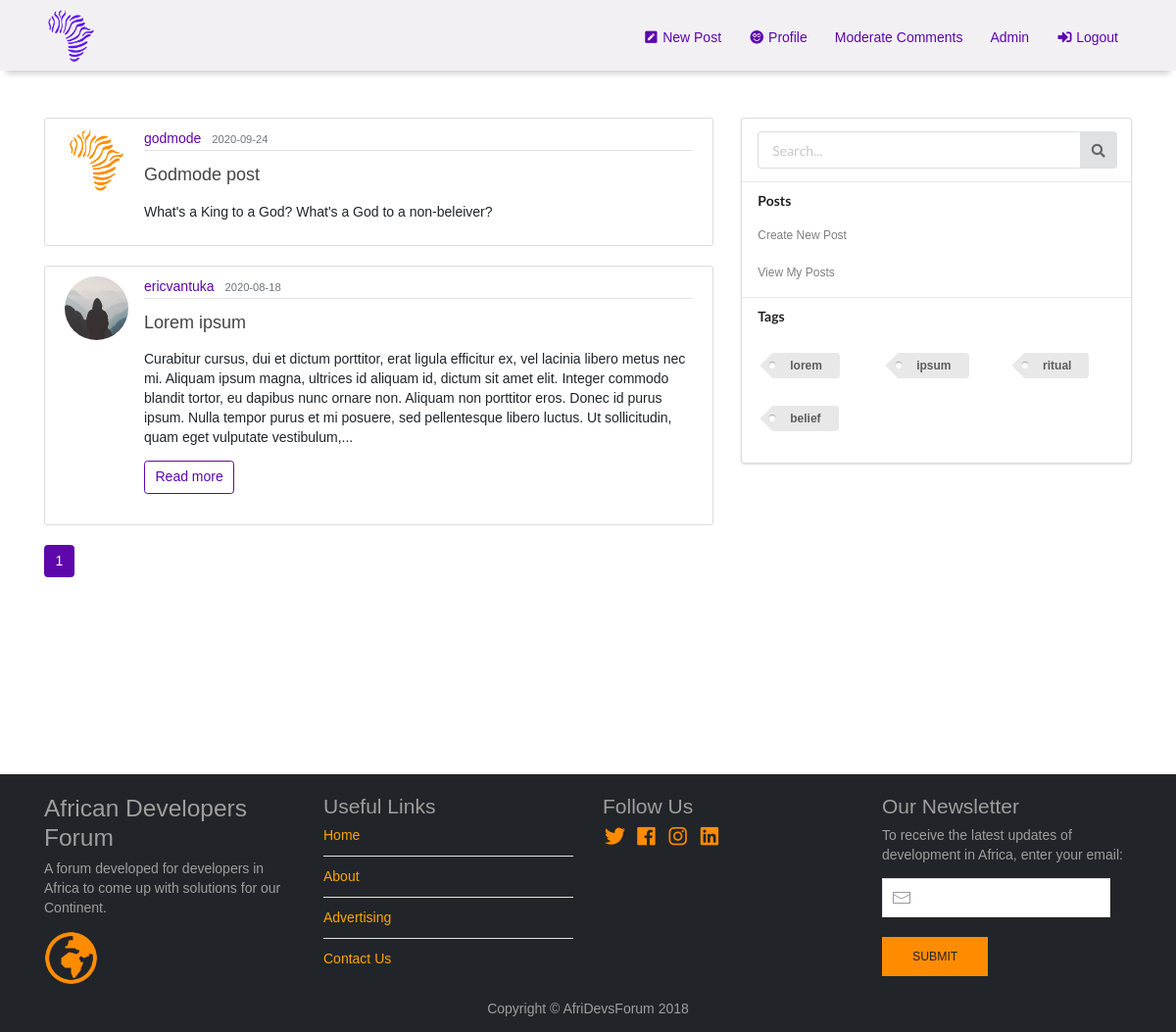
Page /home (signed in) on the committed database.
### flaskblog/models.py (models this page shows, shortened)
class Post(db.Model):
    __searchable__ = ['title', 'content']
    id = db.Column(db.Integer, primary_key = True)
    title = db.Column(db.String(100), nullable = False)
    date_posted = db.Column(db.DateTime, nullable = False, default = datetime.utcnow)
    content = db.Column(db.Text, nullable = False)
    user_id = db.Column(db.Integer, db.ForeignKey('user.id'), nullable = False)  # a foreign key
    tag = db.relationship('Tag', secondary = post_tag, backref = 'post', lazy = 'dynamic')
    comments = db.relationship('Comment', backref = 'post', lazy = 'dynamic')

class User(db.Model, UserMixin):  # this class is used for creating the database table User
    id = db.Column(db.Integer, primary_key = True)  # id attribute/column that is an integer and primary key
    name = db.Column(db.String(64))
    username = db.Column(db.String(20), unique = True, nullable = False)
    email = db.Column(db.String(120), unique = True, nullable = False)
    country = db.Column(db.String(20), nullable = False)
    about_me = db.Column(db.Text())
    member_since = db.Column(db.DateTime, default = datetime.utcnow)
    image_file = db.Column(db.String(20), nullable = False, default = 'default.jpg')
    password = db.Column(db.String(60), nullable = True)
    confirmed = db.Column(db.Boolean, default = False)
    role_id = db.Column(db.Integer, db.ForeignKey('role.id'))
    posts = db.relationship('Post', backref = 'author',
                            lazy = True)  # defining a relationship between user(author) & post
    comments = db.relationship('Comment', backref = 'author', lazy = 'dynamic')
    def can(self, permissions):
        return self.role is not None and \
               (self.role.permissions & permissions) == permissions

class Tag(db.Model):
    id = db.Column(db.Integer, primary_key = True)
    name = db.Column(db.String(64))
    slug = db.Column(db.String(64), unique = True)

### flaskblog/main/routes.py (the view)
@main.route("/")
@main.route("/home")
def home():
    user_count = db.session.query(User).count()
    post_count = db.session.query(Post).count()
    page = request.args.get('page', 1, type = int)
    posts = Post.query.order_by(Post.date_posted.desc()).paginate(page = page,
                                                                  per_page = current_app.config[
                                                                      'FLASKY_POSTS_PER_PAGE'])
    tags = Tag.query.distinct(Tag.name).limit(8)
    return render_template('home.html', posts = posts, tags = tags, user_count = user_count, post_count = post_count)

### flaskblog/posts/forms.py
class SearchForm(FlaskForm):
    search = StringField('Search', validators = [DataRequired()])
    submit = SubmitField('Search')

### flaskblog/main/__init__.py (called while the page is built)
@main.app_context_processor
def inject_permissions():
    return dict(Permission = Permission)

### flaskblog/main/routes.py (called while the page is built)
@main.before_request
def before_request():
    g.user = current_user
    if g.user.is_authenticated:
        g.search_form = SearchForm()

### flaskblog/models.py (called while the page is built)
@login_manager.user_loader  # decorator used for reloading the user based on the user id stored in the session
def load_user(user_id):  # this function gets the user id
    return User.query.get(int(user_id))

### flaskblog/users/routes.py (called while the page is built)
@users.before_app_request
def before_request():
    if current_user.is_authenticated:
        if not current_user.confirmed \
                and request.endpoint \
                and request.blueprint != 'users' \
                and request.endpoint != 'static':
            return redirect(url_for('users.unconfirmed'))

### flaskblog/templates/home.html (shortened to what this page needs)
{% extends 'layout.html' %}
{% block content %}
{% for post in posts.items %}
<article class="media content-section">
	<img class="rounded-circle article-img"
		 src="{{ url_for('static', filename='profile_pics/' + post.author.image_file) }}">
	<div class="media-body">
		<div class="article-metadata">
			<a class="mr-2" id="username" href="{{ url_for('users.user_profile', username=post.author.username) }}">{{
				post.author.username }}</a>
			<small class="text-muted">{{ post.date_posted.strftime('%Y-%m-%d') }}</small>
		</div>
		<h2><a class="article-title" href="{{ url_for('posts.post', post_id=post.id) }}">{{ post.title }}</a></h2>
		{% if post.content|length > 400 %}
		<p class="article-content">{{ post.content | truncate(400)| safe}}</p>
		<a class="btn btn-outline-info mb-4" href="{{ url_for('posts.post', post_id=post.id) }}">Read more </a>
		{% else %}
		<p class="article-content">{{ post.content|safe}}</p>
		{% endif %}
	</div>
</article>
{% endfor %}
{% for page_num in posts.iter_pages(left_edge=1, right_edge=1, left_current=1, right_current=2) %}
{% if page_num %}
{% if posts.page == page_num %}
<a class="btn btn-info mb-4" href="{{ url_for('main.home', page=page_num) }}">{{ page_num }}</a>
{% else %}
<a class="btn btn-outline-info mb-4" href="{{ url_for('main.home', page=page_num) }}">{{ page_num }}</a>
{% endif %}
{% else %}
...
{% endif %}
{% endfor %}
{% endblock content %}
{% block side_bar %}
<div class="side-menu">
	<div class="ui vertical menu fluid" wfd-id="184">
		<div class="item" wfd-id="189">
			<form class="ui form" action="{{ url_for('main.search') }}" method="post">
				<div class="ui action input" wfd-id="52">
					<input type="text" placeholder="Search..." wfd-id="192" name="query">
					<button type="submit" class="ui icon button" wfd-id="224">
						<i class="search icon"></i>
					</button>
				</div>
			</form>
		</div>
		<div class="item" wfd-id="187">
			{% if current_user.is_authenticated %}
			<h5 class="ui header">Posts</h5>
			<div class="menu" wfd-id="188">
				<p><a class="item" href="{{ url_for('posts.new_post') }}">Create New Post</a></p>
				<p><a class="item" href="{{ url_for('users.user_profile',username=current_user.username) }}">View My
					Posts</a></p>
					{% endif %}
				</div>
			</div>
			<div class="item">
				<h5 class="ui header">Tags</h5>
				<div class="menu" wfd-id="188">
					<div class="ui three column grid" wfd-id="226" id="tags-menu">
						{% for tag in tags %}
						<div class="column" wfd-id="229"><a href="#" class="ui tag label">{{ tag.name }}</a></div>
						{% endfor %}
					</div>
				</div>
			</div>
		</div>
	</div>
</div>
{% endblock side_bar %}

### flaskblog/static/css/main.css (style rules this page uses)
* { font-family: Futura, "Trebuchet MS", Arial, sans-serif; }
body { background: #fafafa; color: #333333; margin: 0; }
h1, h2, h3, h4, h5, h6 { color: #444444; }
.content-section { background: #ffffff; padding: 10px 20px; border: 1px solid #dddddd; border-radius: 3px; margin-bottom: 20px; }
.article-title { color: #444444; font-size:large; }
.article-content { white-space: pre-line; font-size: small; }
.article-img { height: 65px; width: 65px; margin-right: 16px; }
.article-metadata { padding-bottom: 1px; margin-bottom: 4px; border-bottom: 1px solid #e3e3e3 }
.article-metadata #username { color: #5d07ad; }
#main .content-section .media-body .btn-outline-info { color: #5d07ad; border-color: #5d07ad; }
#main .btn-info { background-color: #5d07ad; color:#ffffff; border-color: #5d07ad; }
.side-menu .item .input { width: 90%; }
.side-menu .item .menu #tags-menu { margin: 5px; position: relative; }
.side-menu .item .menu .column { position: relative; }

### rows in the picture
Post: image_file (picture), author.username "godmode", date_posted "2020-09-24", title "Godmode post", content "What's a King to a God? What's a God to a non-beleiver?"
Post: image_file (placeholder picture), author.username "ericvantuka", date_posted "2020-08-18", title "Lorem ipsum", content "Curabitur cursus, dui et dictum porttitor, erat ligula efficitur ex, vel lacinia libero metus nec mi. Aliquam ipsum magna, ultrices id aliquam id, dictum sit amet elit. Integer commodo blandit tortor, eu dapibus nunc ornare non. Aliquam non porttitor eros. Donec id purus ipsum. Nulla tempor purus et mi posuere, sed pellentesque libero luctus. Ut sollicitudin, quam eget vulputate vestibulum,..."
Tag: name "lorem"
Tag: name "ipsum"
Tag: name "ritual"
Tag: name "belief"

### other values in the picture
{{ page_num }} "1"
